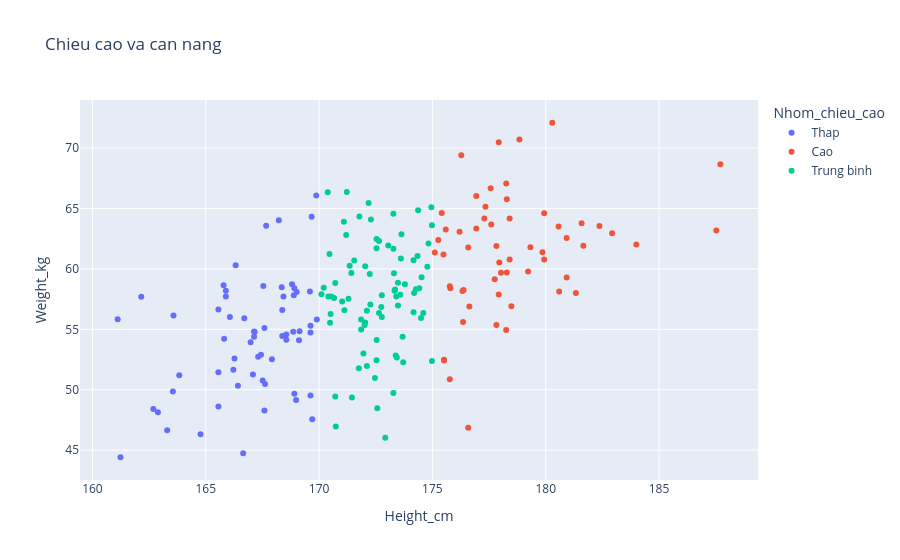

Notebook source saved alongside this figure:
### Code cell
# TH 6.3
import pandas as pd
import numpy as np
import matplotlib.pyplot as plt
import seaborn as sns
df = pd.read_csv("200heightsweights.csv")
print("1. THONG TIN DU LIEU")
print("Kich thuoc:", df.shape)
print("So gia tri thieu ban dau:")
print(df.isna().sum())
df = (
    df.rename(columns={
        "Height(Inches)": "Height_in",
        "Weight(Pounds)": "Weight_lb"
    })
    .assign(
        Height_cm=lambda d: d["Height_in"] * 2.54,
        Weight_kg=lambda d: d["Weight_lb"] * 0.45359237
    )
    .assign(
        Height_cm=lambda d: d["Height_cm"].fillna(
            d["Height_cm"].mean()
        ),
        Weight_kg=lambda d: d["Weight_kg"].fillna(
            d["Weight_kg"].mean()
        )
    )
    .assign(
        BMI=lambda d: d["Weight_kg"] / (d["Height_cm"] / 100)**2
    )
)
print("\n2. DU LIEU SAU KHI XU LY")
print(df.head())
print("\nSo gia tri thieu:")
print(df[["Height_cm", "Weight_kg", "BMI"]].isna().sum())
so_nguoi = (df["BMI"] < 18.5).sum()
print("\n3. SO NGUOI CO BMI DUOI 18.5")
print(so_nguoi)
df["Nhom_chieu_cao"] = pd.cut(
    df["Height_cm"],
    bins=[-np.inf, 170, 175, np.inf],
    labels=["Thap", "Trung binh", "Cao"],
    right=False
)
print("\n4. SO NGUOI THEO NHOM CHIEU CAO")
print(df["Nhom_chieu_cao"].value_counts().sort_index())
df["BMI_duoi_18_5"] = df["BMI"] < 18.5
ty_le = (
    df.groupby("Nhom_chieu_cao", observed=True)
      ["BMI_duoi_18_5"].mean() * 100
)
print("\n5. TY LE BMI DUOI 18.5 THEO NHOM (%)")
print(ty_le.round(2))
plt.figure(figsize=(9, 5))
sns.boxplot(
    data=df,
    x="Nhom_chieu_cao",
    y="Weight_kg",
    order=["Thap", "Trung binh", "Cao"]
)
plt.title("Phan bo can nang theo nhom chieu cao")
plt.xlabel("Nhom chieu cao")
plt.ylabel("Can nang (kg)")
plt.grid(axis="y", alpha=0.3)
plt.tight_layout()
plt.savefig("box.png", dpi=300)
plt.show()
print("\nDa luu bieu do box.png")
try:
    import plotly.express as px
    fig = px.scatter(
        df,
        x="Height_cm",
        y="Weight_kg",
        color="Nhom_chieu_cao",
        hover_data=["BMI"],
        title="Chieu cao va can nang"
    )
    fig.show()
except ImportError:
    print("Chua cai dat Plotly, bo qua bieu do tuong tac")
assert len(df) == 200
assert df[["Height_cm", "Weight_kg", "BMI"]].isna().sum().sum() == 0
assert df["Nhom_chieu_cao"].value_counts().sum() == 200
print("\nKET LUAN:")
print("Da xu ly thanh cong du lieu 200 nguoi.")
print("So nguoi co BMI duoi 18.5:", so_nguoi)
print("Da thong ke theo 3 nhom chieu cao.")
print("Da luu bieu do box.png.")

### Figure 1 — Plotly figure (JSON) as saved in the notebook; plotly's stock layout.template omitted (floating-point values rounded to 4 significant figures)
{"data": [{"customdata": [[18.36], [19.02], [20.27], [20.61], [17.08], [17.21], [18.7], [19.6], [22.34], [18.29], [20.66], [17.19], [22.9], [20.31], [20.34], [19.06], [20.47], [21.34], [17.49], [19.21], [21.8], [19.22], [20.64], [19.2], [21.51], [20.21], [17.06], [16.11], [20.35], [21.94], [18.09], [19.02], [19.47], [20.12], [17.41], [20.99], [18.87], [18.77], [17.73], [19.08], [19.22], [22.61], [18.14], [20.97], [18.63], [21.15], [19.97], [17.96], [19.72], [16.51], [19.33], [19.34], [19.62], [18.91], [18.83], [17.21], [22.63], [20.87], [19.17], [18.17], [19.62], [18.63]], "hovertemplate": "Nhom_chieu_cao=Thap<br>Height_cm=%{x}<br>Weight_kg=%{y}<br>BMI=%{customdata[0]}<extra></extra>", "legendgroup": "Thap", "marker": {"color": "#636efa", "symbol": "circle"}, "mode": "markers", "name": "Thap", "orientation": "v", "showlegend": true, "type": "scatter", "x": [167.1, 169.6, 168.9, 168.8, 161.2, 169.0, 166.2, 167.2, 169.7, 162.7, 165.6, 167.6, 169.9, 166.1, 169.0, 168.6, 168.9, 165.8, 163.3, 168.6, 166.3, 169.6, 168.4, 168.4, 161.1, 169.6, 164.8, 166.6, 168.4, 162.2, 167.5, 166.3, 167.1, 166.7, 168.9, 163.6, 167.4, 165.6, 165.6, 163.8, 168.9, 167.7, 162.9, 165.9, 163.6, 165.9, 168.4, 167.6, 165.8, 169.7, 169.9, 167.0, 167.6, 169.1, 167.3, 169.6, 168.2, 167.5, 169.1, 166.4, 167.1, 167.9], "xaxis": "x", "y": [51.25, 54.73, 57.81, 58.74, 44.41, 49.14, 51.66, 54.77, 64.32, 48.4, 56.64, 48.28, 66.08, 56.01, 58.09, 54.15, 58.39, 58.65, 46.65, 54.57, 60.31, 55.29, 58.49, 54.44, 55.84, 58.12, 46.31, 44.74, 57.72, 57.69, 50.76, 52.59, 54.38, 55.92, 49.67, 56.15, 52.9, 51.44, 48.61, 51.21, 54.8, 63.57, 48.13, 57.72, 49.84, 58.2, 56.61, 50.47, 54.21, 47.55, 55.81, 53.93, 55.11, 54.09, 52.72, 49.52, 64.03, 58.58, 54.85, 50.33, 54.81, 52.52], "yaxis": "y"}, {"customdata": [[18.76], [22.34], [20.42], [19.57], [19.48], [19.11], [19.95], [15.03], [19.21], [19.11], [18.9], [20.24], [20.71], [19.87], [21.15], [17.87], [17.04], [21.11], [22.11], [20.31], [18.97], [21.0], [18.78], [20.19], [22.26], [18.95], [20.52], [18.83], [17.29], [20.16], [19.34], [16.46], [19.12], [18.61], [18.72], [18.28], [18.79], [17.51], [18.71], [20.01], [19.09], [18.11], [17.02], [17.82], [19.49], [18.72], [19.81], [18.23], [18.32], [22.18], [18.81], [20.32], [17.88], [17.97], [20.69], [21.09], [17.64]], "hovertemplate": "Nhom_chieu_cao=Cao<br>Height_cm=%{x}<br>Weight_kg=%{y}<br>BMI=%{customdata[0]}<extra></extra>", "legendgroup": "Cao", "marker": {"color": "#EF553B", "symbol": "circle"}, "mode": "markers", "name": "Cao", "orientation": "v", "showlegend": true, "type": "scatter", "x": [181.7, 176.3, 177.3, 177.8, 180.6, 180.9, 179.9, 176.6, 179.3, 182.4, 175.8, 176.9, 177.3, 175.5, 177.6, 178.5, 175.5, 178.3, 178.8, 175.3, 179.9, 175.4, 179.9, 177.6, 177.9, 175.8, 175.6, 178.0, 178.3, 178.4, 181.6, 175.8, 178.0, 179.2, 176.4, 177.9, 178.3, 177.8, 176.3, 175.1, 178.4, 180.9, 175.5, 180.6, 187.7, 177.7, 176.6, 176.6, 184.0, 180.3, 182.9, 176.2, 176.4, 187.5, 178.3, 176.9, 181.3], "xaxis": "x", "y": [61.91, 69.41, 64.18, 61.9, 63.5, 62.55, 64.6, 46.86, 61.79, 63.55, 58.4, 63.35, 65.14, 61.2, 66.69, 56.92, 52.49, 67.08, 70.72, 62.39, 61.38, 64.62, 60.79, 63.68, 70.48, 58.56, 63.26, 59.69, 54.94, 64.18, 63.78, 50.87, 60.54, 59.78, 58.25, 57.88, 59.71, 55.36, 58.18, 61.37, 60.77, 59.28, 52.42, 58.12, 68.67, 59.15, 61.78, 56.88, 62.02, 72.1, 62.95, 63.07, 55.61, 63.19, 65.77, 66.04, 58.01], "yaxis": "y"}, {"customdata": [[21.5], [22.08], [18.37], [17.14], [17.55], [18.93], [19.11], [17.51], [21.33], [19.35], [21.59], [21.27], [19.45], [21.8], [20.19], [20.31], [19.23], [18.62], [20.08], [18.6], [20.91], [19.2], [17.92], [19.59], [20.62], [19.56], [20.17], [16.56], [20.35], [16.11], [19.32], [19.4], [20.85], [17.62], [18.78], [20.09], [21.83], [19.86], [20.68], [17.11], [19.87], [20.19], [17.54], [18.77], [18.9], [18.71], [19.2], [19.7], [20.73], [20.32], [16.97], [16.28], [18.18], [20.78], [19.19], [20.54], [19.6], [19.05], [19.21], [17.57], [20.01], [19.47], [20.99], [21.43], [16.79], [22.86], [18.03], [19.85], [17.32], [19.77], [18.9], [19.09], [21.08], [18.48], [19.11], [20.01], [15.39], [20.53], [22.64], [19.37], [19.37]], "hovertemplate": "Nhom_chieu_cao=Trung binh<br>Height_cm=%{x}<br>Weight_kg=%{y}<br>BMI=%{customdata[0]}<extra></extra>", "legendgroup": "Trung binh", "marker": {"color": "#00cc96", "symbol": "circle"}, "mode": "markers", "name": "Trung binh", "orientation": "v", "showlegend": true, "type": "scatter", "x": [173.3, 172.2, 174.5, 172.5, 171.8, 173.5, 170.5, 173.4, 174.4, 170.5, 172.3, 175.0, 173.8, 171.8, 170.7, 171.4, 172.3, 171.9, 172.2, 174.2, 172.6, 174.4, 172.0, 171.0, 171.6, 173.5, 170.2, 173.3, 172.0, 170.7, 171.1, 173.4, 173.6, 172.5, 172.0, 174.3, 171.1, 173.3, 173.1, 175.0, 170.4, 173.6, 172.1, 172.8, 171.9, 172.0, 174.3, 174.8, 172.5, 174.8, 170.7, 172.6, 172.5, 175.0, 173.4, 173.3, 171.3, 172.7, 173.6, 173.4, 174.2, 174.5, 172.5, 171.2, 171.4, 170.4, 173.7, 170.5, 173.7, 170.7, 172.6, 172.1, 170.5, 174.6, 174.2, 170.1, 172.9, 171.3, 171.2, 173.3, 172.8], "xaxis": "x", "y": [64.56, 65.45, 55.93, 50.97, 51.77, 56.98, 55.55, 52.66, 64.85, 56.26, 64.08, 65.11, 58.74, 64.34, 58.84, 59.67, 57.06, 54.99, 59.58, 56.41, 62.31, 58.4, 52.99, 57.3, 60.7, 58.86, 58.43, 49.72, 60.21, 46.96, 56.58, 58.3, 62.87, 52.44, 55.57, 61.07, 63.91, 59.65, 61.94, 52.38, 57.72, 60.86, 51.96, 56.01, 55.81, 55.37, 58.31, 60.18, 61.72, 62.1, 49.45, 48.47, 54.12, 63.61, 57.72, 61.67, 57.52, 56.85, 57.87, 52.83, 60.71, 59.31, 62.49, 62.81, 49.35, 66.36, 54.39, 57.72, 52.27, 57.58, 56.34, 56.54, 61.24, 56.35, 58.0, 57.9, 46.03, 60.26, 66.38, 58.2, 57.82], "yaxis": "y"}], "layout": {"legend": {"title": {"text": "Nhom_chieu_cao"}, "tracegroupgap": 0}, "title": {"text": "Chieu cao va can nang"}, "xaxis": {"anchor": "y", "domain": [0, 1], "title": {"text": "Height_cm"}}, "yaxis": {"anchor": "x", "domain": [0, 1], "title": {"text": "Weight_kg"}}}}
